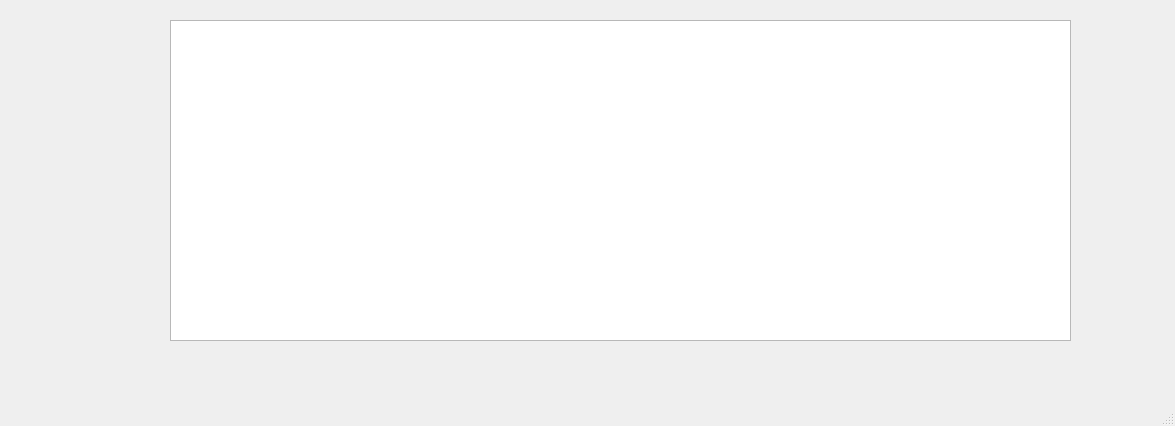
<?xml version="1.0" encoding="UTF-8"?>
<ui version="4.0">
 <class>MainWindow</class>
 <widget class="QMainWindow" name="MainWindow">
  <property name="geometry">
   <rect>
    <x>0</x>
    <y>0</y>
    <width>1175</width>
    <height>426</height>
   </rect>
  </property>
  <property name="windowTitle">
   <string>MainWindow</string>
  </property>
  <widget class="QWidget" name="centralwidget">
   <widget class="QListView" name="listView">
    <property name="geometry">
     <rect>
      <x>170</x>
      <y>20</y>
      <width>901</width>
      <height>321</height>
     </rect>
    </property>
   </widget>
  </widget>
  <widget class="QMenuBar" name="menubar">
   <property name="geometry">
    <rect>
     <x>0</x>
     <y>0</y>
     <width>1175</width>
     <height>20</height>
    </rect>
   </property>
  </widget>
  <widget class="QStatusBar" name="statusbar"/>
 </widget>
 <resources/>
 <connections/>
</ui>
